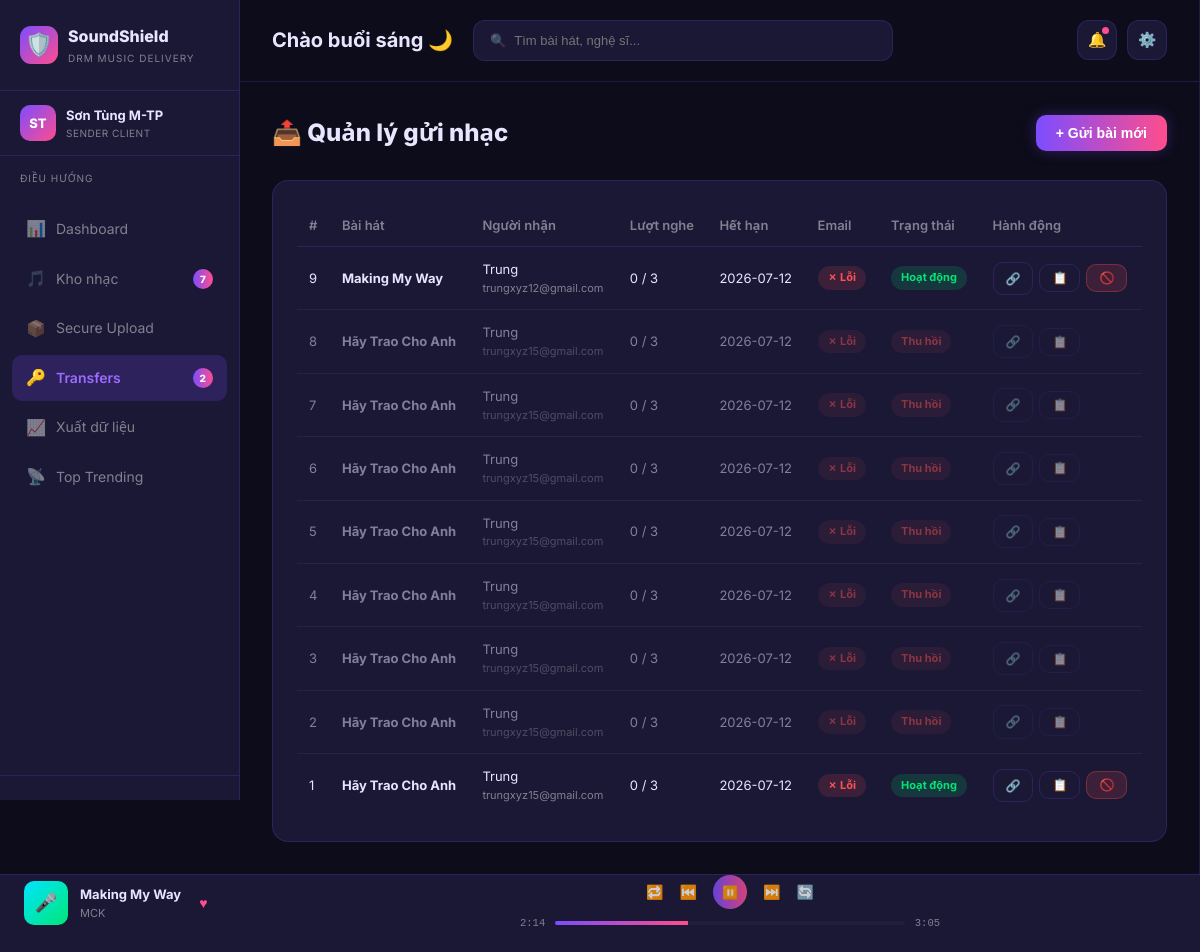
Screenshot of /transfers with the database file from the repository.
### tables this page shows
CREATE TABLE transfers (
            id               INTEGER PRIMARY KEY AUTOINCREMENT,
            track_id         INTEGER NOT NULL REFERENCES tracks(id),
            recipient_name   TEXT    NOT NULL,
            recipient_email  TEXT    NOT NULL,
            token            TEXT    NOT NULL UNIQUE,
            max_plays        INTEGER,
            plays_used       INTEGER DEFAULT 0,
            expires_at       TEXT    NOT NULL,
            listen_url       TEXT,
            is_revoked       INTEGER DEFAULT 0,
            email_sent       INTEGER DEFAULT 0,
            email_error      TEXT,
            created_at       TEXT    DEFAULT (datetime('now','localtime'))
        );

CREATE TABLE tracks (
            id          INTEGER PRIMARY KEY AUTOINCREMENT,
            title       TEXT    NOT NULL,
            artist      TEXT    NOT NULL,
            album       TEXT    DEFAULT '',
            filename    TEXT,
            audio_url   TEXT,
            plays       INTEGER DEFAULT 0,
            transfers   INTEGER DEFAULT 0,
            created_at  TEXT    DEFAULT (datetime('now','localtime'))
        );

### app.py (the view)
@app.route("/transfers")
@login_required
def transfers():
    db = get_db()
    today = datetime.now().strftime("%Y-%m-%d")
    rows = db.execute(
        "SELECT t.*, tr.title as track_title FROM transfers t "
        "JOIN tracks tr ON t.track_id = tr.id ORDER BY t.id DESC"
    ).fetchall()
    tracks = db.execute("SELECT * FROM tracks ORDER BY title").fetchall()
    return render_template("transfers.html", transfers=rows, tracks=tracks, today=today)

### app.py (called while the page is built)
def login_required(f):
    @wraps(f)
    def decorated(*args, **kwargs):
        return f(*args, **kwargs)
    return decorated

@app.context_processor
def inject_globals():
    hour = datetime.now().hour
    if hour < 11:
        greeting = "Chào buổi sáng"
    elif hour < 14:
        greeting = "Chào buổi trưa"
    elif hour < 18:
        greeting = "Chào buổi chiều"
    else:
        greeting = "Chào buổi tối"
    try:
        db = get_db()
        total_tracks_badge = db.execute("SELECT COUNT(*) FROM tracks").fetchone()[0]
        today = datetime.now().strftime("%Y-%m-%d")
        active_transfers_badge = db.execute(
            "SELECT COUNT(*) FROM transfers WHERE is_revoked=0 AND expires_at >= ?", (today,)
        ).fetchone()[0]
    except Exception:
        total_tracks_badge = active_transfers_badge = 0
    return dict(greeting=greeting, total_tracks_badge=total_tracks_badge,
                active_transfers_badge=active_transfers_badge)

### database.py (called while the page is built)
def get_db():
    from flask import g
    if "db" not in g:
        g.db = sqlite3.connect(DATABASE, detect_types=sqlite3.PARSE_DECLTYPES)
        g.db.row_factory = sqlite3.Row
        g.db.execute("PRAGMA journal_mode=WAL")
    return g.db

### templates/transfers.html (shortened to what this page needs)
{% extends "base.html" %}
{% block content %}
<div class="page-header">
  <h1 class="page-title">📤 Quản lý gửi nhạc</h1>
  <button class="btn btn-primary" onclick="openModal()">+ Gửi bài mới</button>
</div>
<div class="card">
  <div class="card-body">
    {% if transfers %}
    <table class="table">
      <thead>
        <tr>
          <th>#</th>
          <th>Bài hát</th>
          <th>Người nhận</th>
          <th>Lượt nghe</th>
          <th>Hết hạn</th>
          <th>Email</th>
          <th>Trạng thái</th>
          <th>Hành động</th>
        </tr>
      </thead>
      <tbody>
        {% for r in transfers %}
        <tr class="{% if r.is_revoked %}row-revoked{% elif r.expires_at < today %}row-expired{% endif %}">
          <td>{{ r.id }}</td>
          <td><strong>{{ r.track_title }}</strong></td>
          <td>
            <div>{{ r.recipient_name }}</div>
            <div class="text-muted small">{{ r.recipient_email }}</div>
          </td>
          <td>
            {{ r.plays_used }}{% if r.max_plays %} / {{ r.max_plays }}{% else %} / ∞{% endif %}
          </td>
          <td>{{ r.expires_at }}</td>
          <td>
            {% if r.email_sent %}
              <span class="badge badge-green">✓ Đã gửi</span>
            {% else %}
              <span class="badge badge-red">✗ Lỗi</span>
            {% endif %}
          </td>
          <td>
            {% if r.is_revoked %}
              <span class="badge badge-red">Thu hồi</span>
            {% elif r.expires_at < today %}
              <span class="badge badge-gray">Hết hạn</span>
            {% else %}
              <span class="badge badge-green">Hoạt động</span>
            {% endif %}
          </td>
          <td>
            <div class="action-group">
              <a href="{{ r.listen_url }}" target="_blank" class="btn btn-sm btn-outline" title="Mở link">🔗</a>
              <button class="btn btn-sm btn-outline" onclick="copyText('{{ r.listen_url }}')" title="Sao chép">📋</button>
              {% if not r.is_revoked and r.expires_at >= today %}
              <form method="POST" action="{{ url_for('revoke_transfer', transfer_id=r.id) }}"
                    onsubmit="return confirm('Thu hồi token này?')">
                <button type="submit" class="btn btn-sm btn-danger" title="Thu hồi">🚫</button>
              </form>
              {% endif %}
            </div>
          </td>
        </tr>
        {% endfor %}
      </tbody>
    </table>
    {% else %}
    <div class="empty-page">
      <div class="empty-icon">📤</div>
      <h2>Chưa có transfer nào</h2>
      <p>Nhấn <strong>+ Gửi bài mới</strong> để bắt đầu.</p>
    </div>
    {% endif %}
  </div>
</div>
{% endblock %}

### static/css/style.css (style rules this page uses)
*, *::before, *::after { box-sizing: border-box; margin: 0; padding: 0; }
:root { --bg: #0d0c1a; --bg2: #1a1835; --bg3: #201e3d; --border: rgba(124,77,255,.2); --purple: #7c4dff; --purple-l: #9c6bff; --pink: #ff4d8d; --cyan: #00e5ff; --green: #00e676; --red: #ff5252; --text: #e8e6ff; --muted: rgba(255,255,255,.45); --sidebar-w: 240px; }
body { background: var(--bg); color: var(--text); font-family: 'Segoe UI', Arial, sans-serif; font-size: 14px; line-height: 1.6; min-height: 100vh; }
a { color: var(--purple-l); text-decoration: none; }
.page-header { display: flex; align-items: center; justify-content: space-between; margin-bottom: 28px; flex-wrap: wrap; gap: 12px; }
.page-title { font-size: 24px; font-weight: 800; }
.card { background: var(--bg2); border: 1px solid var(--border); border-radius: 16px; overflow: hidden; }
.card-body { padding: 24px; }
.table { width: 100%; border-collapse: collapse; font-size: 13px; }
.table th { text-align: left; padding: 10px 12px; color: var(--muted); font-weight: 600; border-bottom: 1px solid var(--border); white-space: nowrap; }
.table td { padding: 12px 12px; border-bottom: 1px solid rgba(255,255,255,.05); vertical-align: middle; }
.table tr:last-child td { border-bottom: none; }
.row-revoked td { opacity: .5; }
.badge { display: inline-block; padding: 3px 10px; border-radius: 20px; font-size: 11px; font-weight: 700; }
.badge-green { background: rgba(0,230,118,.15); color: var(--green); }
.badge-red { background: rgba(255,82,82,.15); color: var(--red); }
.btn { display: inline-flex; align-items: center; gap: 6px; padding: 10px 20px; border-radius: 10px; font-size: 14px; font-weight: 600; cursor: pointer; border: none; transition: all .2s; text-decoration: none; }
.btn-primary { background: linear-gradient(90deg, var(--purple), var(--pink)); color: #fff; box-shadow: 0 0 14px rgba(124,77,255,.3); }
.btn-outline { background: transparent; border: 1px solid var(--border); color: var(--text); }
.btn-danger { background: rgba(255,82,82,.15); color: var(--red); border: 1px solid rgba(255,82,82,.3); }
.btn-sm { padding: 6px 12px; font-size: 12px; }
.action-group { display: flex; gap: 6px; align-items: center; }
.text-muted { color: var(--muted); }
.small { font-size: 11px; }
body { font-family: 'Inter', 'Segoe UI', Arial, sans-serif; }

### rows the page displays
transfers: id "9", track_title "Making My Way", recipient_name "Trung", recipient_email "trungxyz12@gmail.com", plays_used "0", max_plays "3", expires_at "2026-07-12", email_sent "✗ Lỗi", is_revoked "Hoạt động"
transfers: id "8", track_title "Hãy Trao Cho Anh", recipient_name "Trung", recipient_email "trungxyz15@gmail.com", plays_used "0", max_plays "3", expires_at "2026-07-12", email_sent "✗ Lỗi", is_revoked "Thu hồi"
transfers: id "7", track_title "Hãy Trao Cho Anh", recipient_name "Trung", recipient_email "trungxyz15@gmail.com", plays_used "0", max_plays "3", expires_at "2026-07-12", email_sent "✗ Lỗi", is_revoked "Thu hồi"
transfers: id "6", track_title "Hãy Trao Cho Anh", recipient_name "Trung", recipient_email "trungxyz15@gmail.com", plays_used "0", max_plays "3", expires_at "2026-07-12", email_sent "✗ Lỗi", is_revoked "Thu hồi"
transfers: id "5", track_title "Hãy Trao Cho Anh", recipient_name "Trung", recipient_email "trungxyz15@gmail.com", plays_used "0", max_plays "3", expires_at "2026-07-12", email_sent "✗ Lỗi", is_revoked "Thu hồi"
transfers: id "4", track_title "Hãy Trao Cho Anh", recipient_name "Trung", recipient_email "trungxyz15@gmail.com", plays_used "0", max_plays "3", expires_at "2026-07-12", email_sent "✗ Lỗi", is_revoked "Thu hồi"
transfers: id "3", track_title "Hãy Trao Cho Anh", recipient_name "Trung", recipient_email "trungxyz15@gmail.com", plays_used "0", max_plays "3", expires_at "2026-07-12", email_sent "✗ Lỗi", is_revoked "Thu hồi"
transfers: id "2", track_title "Hãy Trao Cho Anh", recipient_name "Trung", recipient_email "trungxyz15@gmail.com", plays_used "0", max_plays "3", expires_at "2026-07-12", email_sent "✗ Lỗi", is_revoked "Thu hồi"
transfers: id "1", track_title "Hãy Trao Cho Anh", recipient_name "Trung", recipient_email "trungxyz15@gmail.com", plays_used "0", max_plays "3", expires_at "2026-07-12", email_sent "✗ Lỗi", is_revoked "Hoạt động"

### other values shown
{{ total_tracks_badge }} "7"
{{ active_transfers_badge }} "2"
{{ greeting|default('Chào bạn') }} "Chào buổi sáng"
